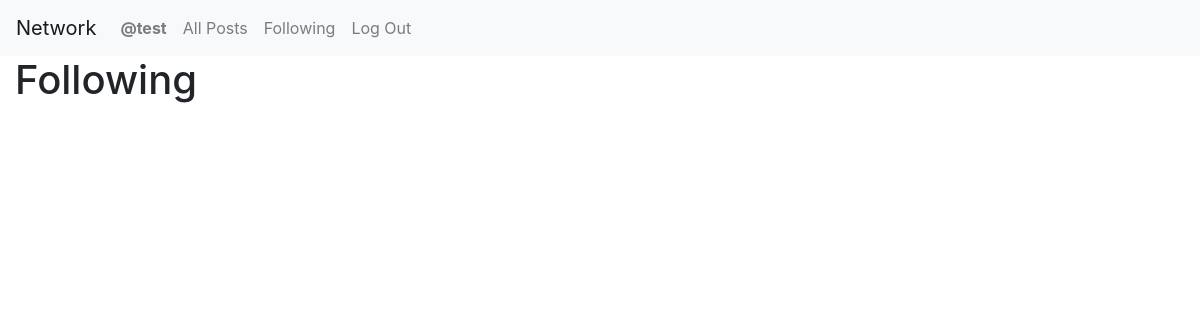
Page /following (signed in) on the earlier database version.
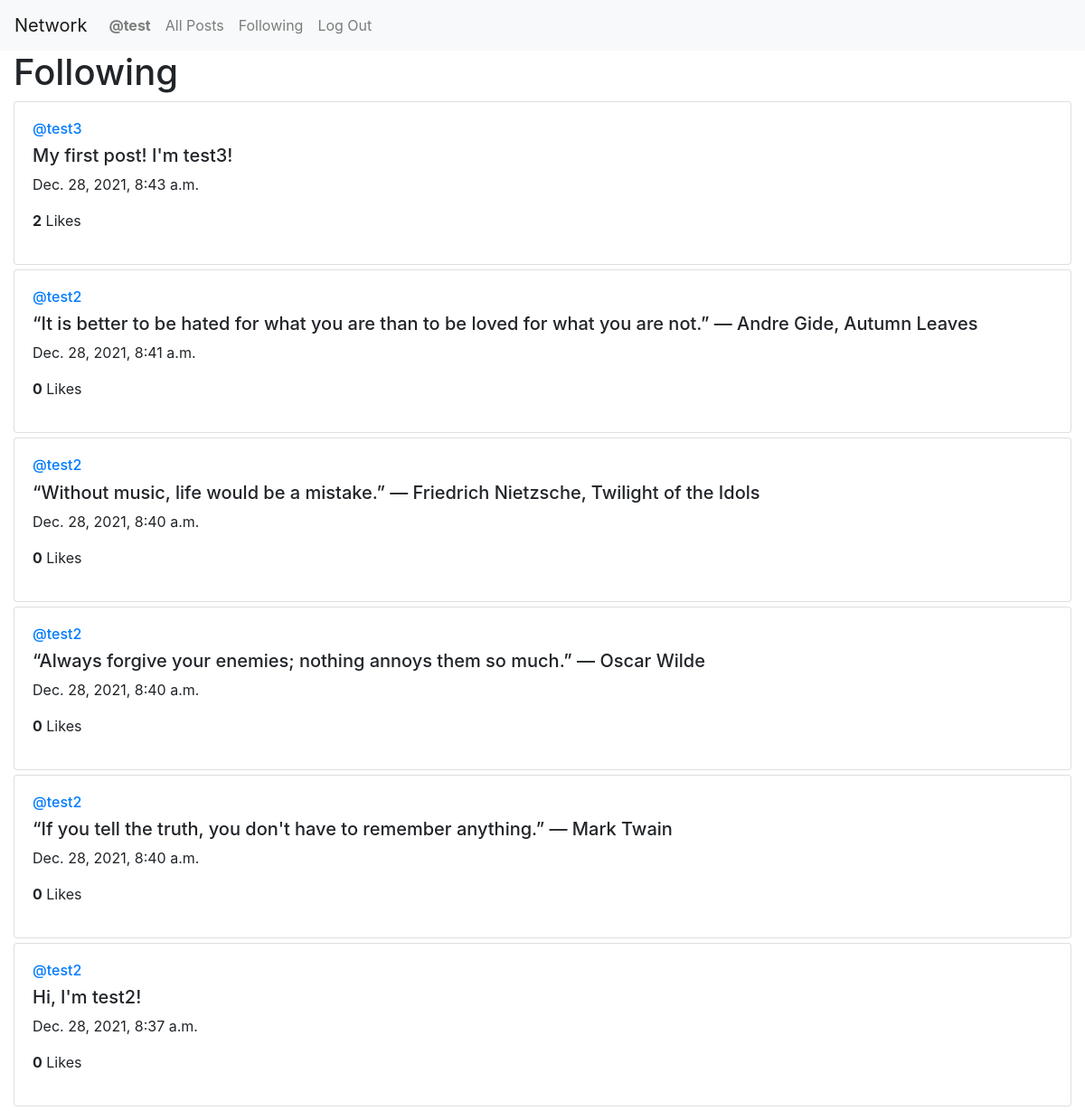
Same page on the later database version.
### network/models.py (models this page shows, shortened)
class Post(models.Model):
    id = models.UUIDField(primary_key=True, default=uuid.uuid4, editable=False) # each post uniquely identified using UUID v4
    user = models.ForeignKey("User", on_delete=models.CASCADE, related_name="posts")
    text = models.TextField()
    created_at = models.DateTimeField(auto_now_add=True) # Automatically set the field to now when the post is created
    likes = models.ManyToManyField(User, blank=True, related_name="liked")

class User(AbstractUser):
    following = models.ManyToManyField("self", blank=True, symmetrical=False, related_name="followers")

### network/views.py (the view)
# urls.py: path("following", views.following_view, name="following"),
def following_view(request):
    c_user = User.objects.get(username=request.user.username)   # connected user
    f_users =  list(c_user.following.all()) # users followed by c_user
    f_posts = Post.objects.filter(user__in=f_users) # posts of f_users
    f_posts = f_posts.order_by('-created_at')
    page_index = request.GET.get('page', 1) # Get the page index from the URL
    p = Paginator(f_posts, 10)
    try:
        c_page = p.page(page_index)
    except PageNotAnInteger:    # Get to the first page
        c_page = p.page(1)
    except EmptyPage:   # Get to the last existing page
        c_page = p.page(p.num_pages)
    return render(request, "network/following.html", {
        "c_page": c_page
    })

### network/templates/network/following.html (shortened to what this page needs)
{% extends "network/layout.html" %}
{% block body %}
    <h1>Following</h1>
    {% for post in c_page.object_list %}
    <div class="card" style="margin: 5px 0;">
        <div class="card-body">
            <a href="{% url 'profile' username=post.user.username %}"><h6>@{{ post.user }}</h6></a>
            <div class="post-content" data-pid="{{post.id}}">
                <h5 data-pid="{{post.id}}">{{ post.text }}</h5>
                <p>{{ post.created_at }}</p>
                {% if user.is_authenticated %}
                    <p data-pid="{{post.id}}" style="cursor:pointer;" onclick="likeUnlike(this)"><b>{{ post.likes.count }}</b> Likes</p>
                {% else %}
                    <p style="cursor:pointer;"><b>{{ post.likes.count }}</b> Likes</p>
                {% endif %}
            </div>
        </div>
    </div>
    {% endfor %}
{% endblock %}

Differences in the rows shown:
added Post: user "test3", text "My first post! I'm test3!", created_at "Dec. 28, 2021, 8:43 a.m.", likes.count "2"
added Post: user "test2", text "“It is better to be hated for what you are than to be loved for what you are not.” ― Andre Gide, Autumn Leaves", created_at "Dec. 28, 2021, 8:41 a.m.", likes.count "0"
added Post: user "test2", text "“Without music, life would be a mistake.” ― Friedrich Nietzsche, Twilight of the Idols", created_at "Dec. 28, 2021, 8:40 a.m.", likes.count "0"
added Post: user "test2", text "“Always forgive your enemies; nothing annoys them so much.” ― Oscar Wilde", created_at "Dec. 28, 2021, 8:40 a.m.", likes.count "0"
added Post: user "test2", text "“If you tell the truth, you don't have to remember anything.” ― Mark Twain", created_at "Dec. 28, 2021, 8:40 a.m.", likes.count "0"
now on this page (row unchanged): Post: user "test2", text "Hi, I'm test2!", created_at "Dec. 28, 2021, 8:37 a.m.", likes.count "0"
